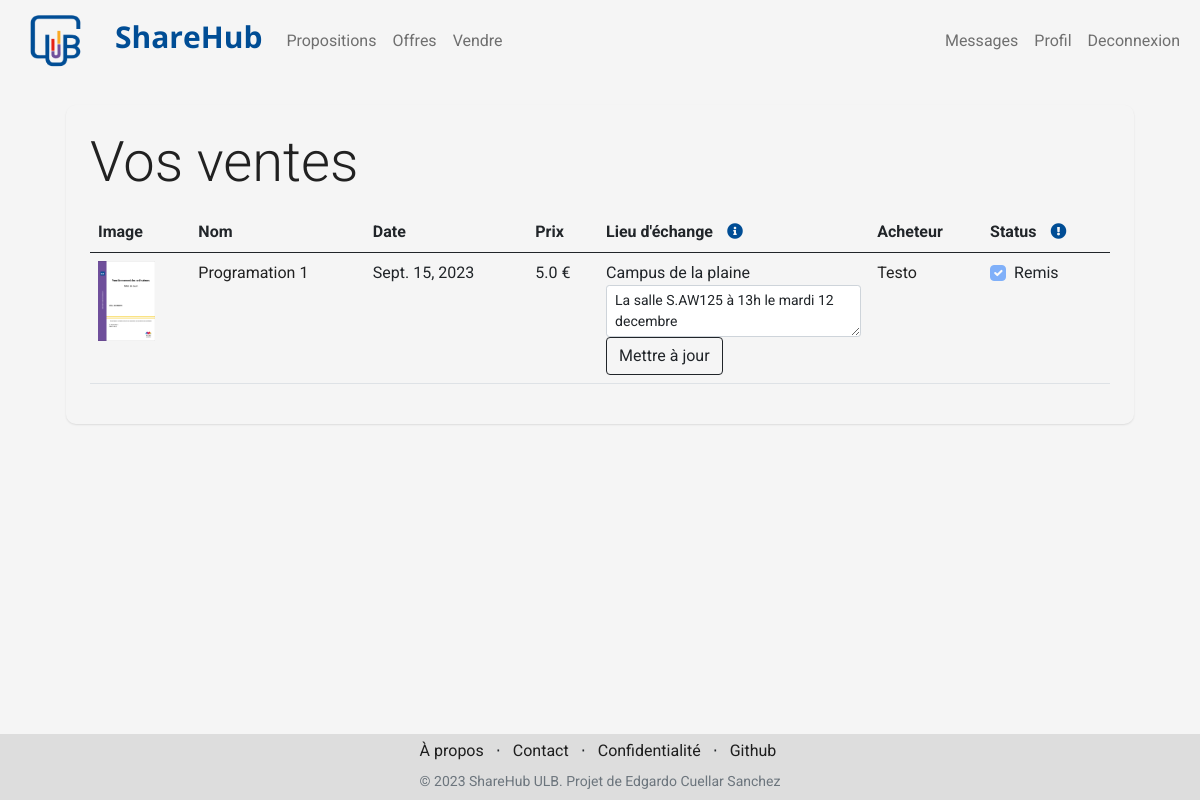
Before: /sales (signed in) with the older database file.
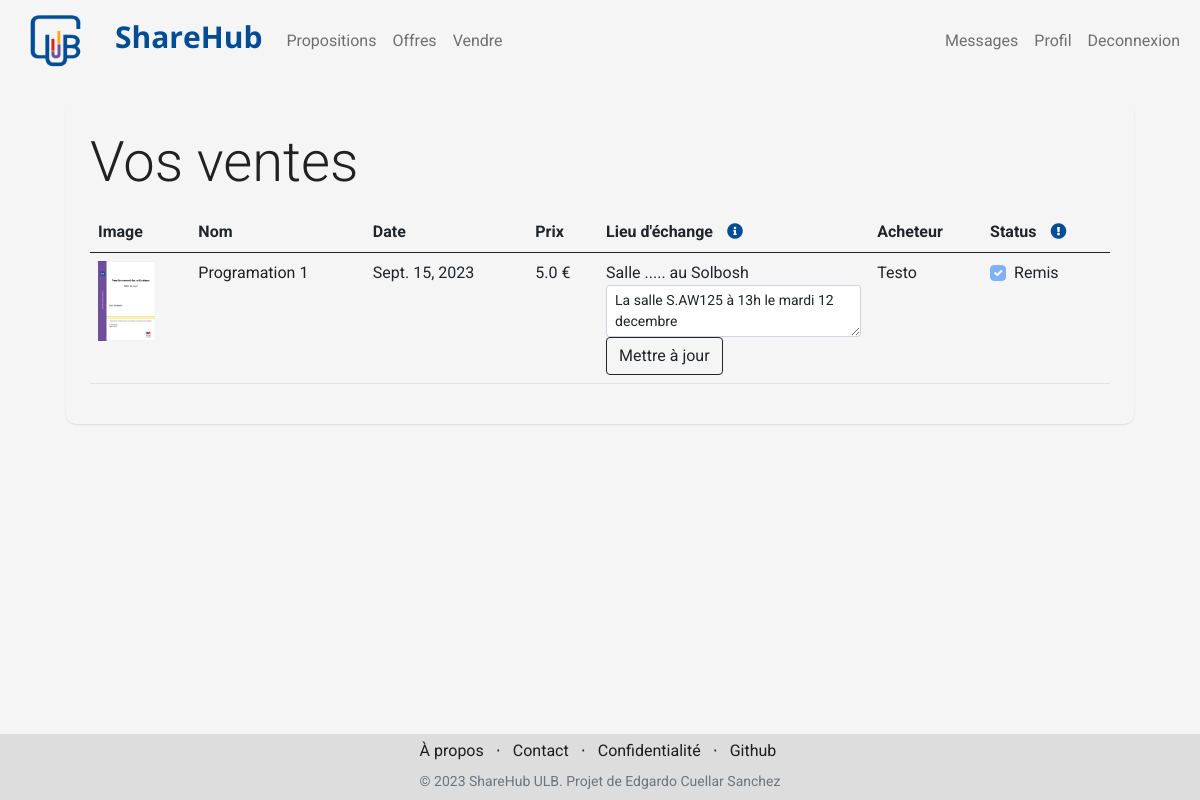
After: the same page with the newer database file.
### store/models/orders.py (models this page shows, shortened)
class Order(models.Model):
    product = models.ForeignKey(Products, on_delete=models.CASCADE)
    buyer = models.ForeignKey(
        Customer,
        on_delete=models.CASCADE,
        related_name='buyer_orders'  # Specify a related name for the buyer
    )
    seller = models.ForeignKey(
        Customer,
        on_delete=models.CASCADE,
        related_name='seller_orders'  # Specify a related name for the seller
    )
    price = models.IntegerField()
    place_description = models.CharField(max_length=200, default='', blank=True)
    date = models.DateField(default=datetime.datetime.today)
    status = models.BooleanField(default=False)
    rated = models.IntegerField(default=0)
    @staticmethod
    def get_orders_by_seller(seller_id):
        return Order.objects.filter(seller_id=seller_id).order_by('-date')

### store/models/product.py (models this page shows, shortened)
class Products(models.Model):
    user_id = models.CharField(max_length=50)
    name = models.CharField(max_length=60)
    price= models.IntegerField(default=0)
    category= models.ForeignKey(Category,on_delete=models.CASCADE,default=1 )
    condition= models.ForeignKey(Condition,on_delete=models.CASCADE,default=1 )
    place= models.ForeignKey(Place,on_delete=models.CASCADE,default=1 )
    description= models.CharField(max_length=250, default='', blank=True, null= True)
    image= models.ImageField(upload_to='products/')
    date = models.IntegerField(default=2000)
    sold = models.BooleanField(default=False)

### store/models/category.py (models this page shows, shortened)
class Place(models.Model):
    name= models.CharField(max_length=50)
    def __str__(self):
        return self.name

### store/models/customer.py (models this page shows, shortened)
class Customer(models.Model):
    first_name = models.CharField(max_length=50)
    last_name = models.CharField (max_length=50)
    description = models.CharField(max_length=288)
    faculty = models.CharField(max_length=50)
    email=models.EmailField()
    password = models.CharField(max_length=100)

### store/middlewares/auth.py (the view)
    def middleware(request):
        print(request.session.get('customer'))
        returnUrl = request.META['PATH_INFO']
        print(request.META['PATH_INFO'])
        if not request.session.get('customer'):
           return redirect(f'login?return_url={returnUrl}')
        response = get_response(request)
        return response

### store/templatetags/custom_filter.py (called while the page is built)
@register.filter(name='currency')
def currency(number):
    price = number / 100
    return str(price) + " €"

### store/views/sales.py (called while the page is built)
    def get(self , request ):
        if not request.session.get('customer'):
            return redirect('login')
        seller = request.session.get('customer')
        orders = Order.get_orders_by_seller(seller)
        return render(request , 'sales.html'  , {'orders' : orders})

### store/templates/sales.html (shortened to what this page needs)
{% extends 'base.html' %}
{% block content %}
{% load cart %}
{% load custom_filter %}
<div class="container">
   <div class="main-container p-4 m-4">
        <p class="display-4 pl-4 ml-4">Vos ventes</p>
        <table class="table">
            <thead>
                <tr>
                    <th>Image</th>
                    <th>Nom</th>
                    <th>Date</th>
                    <th>Prix</th>
                    <th>Lieu d'échange
                        <i class="fas fa-info-circle" style="color: #004D95; margin-left: 10px;" data-bs-toggle="tooltip" data-bs-html="true"
                            title="Veillez préciser la manière dont vous souhaitez remettre le produit, ou envoyez un message à votre acheteur.">
                        </i>
                    </th>
                    <th>Acheteur</th>
                    <th>Status
                    <i class="fas fa-exclamation-circle" style="color: #004D95; margin-left: 10px;" data-bs-toggle="tooltip" data-bs-html="true"
                        title="Lorsque vous indiquez le produit comme remis vous ne pouvez plus revenir en arrière.">
                    </i>
                    </th>
                </tr>
            </thead>
            <tbody>
                {% for order in orders %}
                <form action="/sales" method="POST" enctype="multipart/form-data">
                    <tr>
                        <td><img style="height: 80px;" class="" src="{{order.product.image.url}}" alt=""></td>
                        <td><a href="product/{{order.product.id}}">{{order.product.name}}</a></td>
                        <td>{{order.date}}</td>
                        <td>{{order.price|currency}}</td>
                        <td>
                            <label>{{order.product.place}}</label>
                            <div class="form-group">
                                <textarea type="text" name="place_description" id=""
                                value="{{values.description}}"
                                class=" form-control-sm form-control input-block"
                                placeholder="{{product.description}}">{{order.place_description}}</textarea>
                            </div>
                            <input type="submit" class="btn btn-outline-dark flex-shrink-0" value="Mettre à jour">
                        </td>
                        <td><a href="profile/{{order.buyer.id}}">{{order.buyer.first_name}}</a></td>
                        <td>
                            <div class="form-check">
                                <label class="form-check-label" for="statusCheckbox">
                                    Remis
                                </label>
                                <input class="form-check-input" type="checkbox" name="status" id="statusCheckbox"
                                {% if order.status %}checked disabled{% endif %}>
                            </div>
                        </td>
                    </tr>
                </form>
                {% endfor %}
            </tbody>
        </table>
   </div>
</div>
{% endblock %}

Changed rows visible on the page:
changed through a linked row, Order "La salle S.AW125 à 13h le mardi 12 decembre": product.place "Campus de la plaine" → "Salle ..... au Solbosh"
